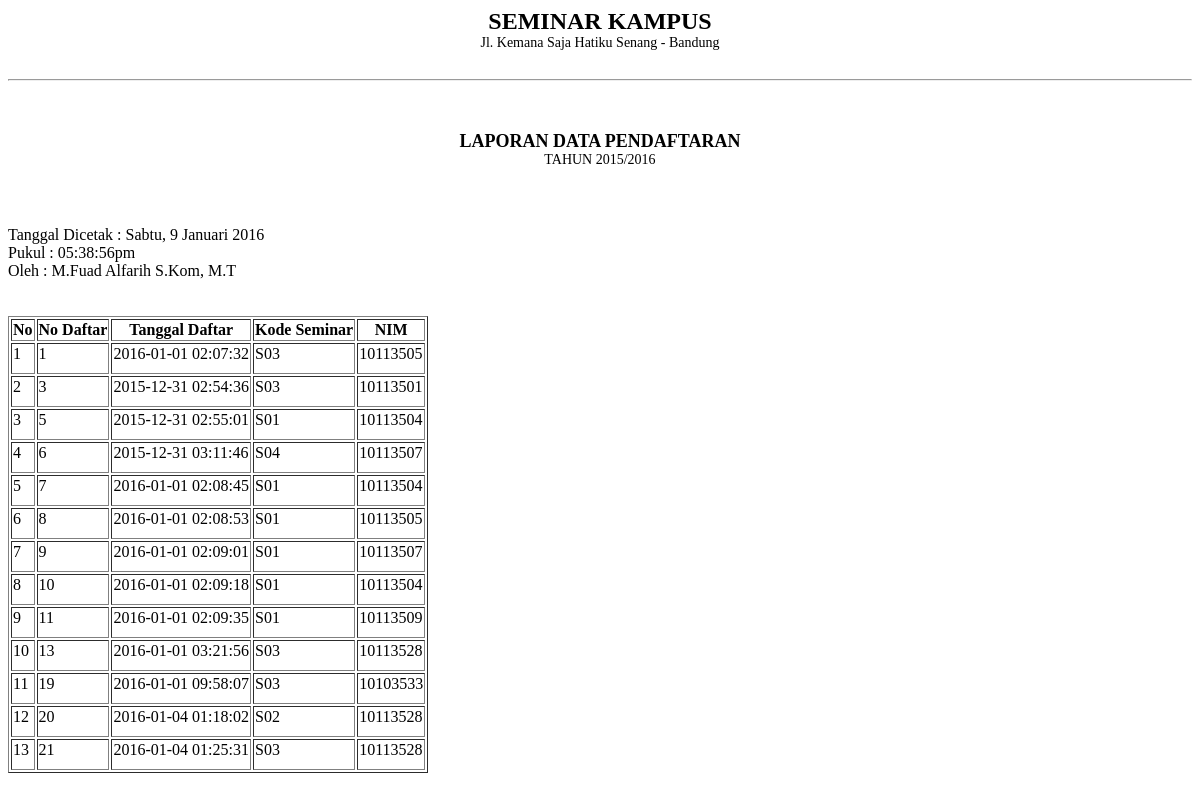
/admin/module_pendaftaran/table_pendaftaran.php, run on the app's committed database.
### tables this page shows
CREATE TABLE `pendaftaran` (
  `no_daftar` int(11) NOT NULL AUTO_INCREMENT,
  `tanggal_daftar` datetime NOT NULL,
  `kode_seminar` char(8) NOT NULL,
  `nim` char(8) NOT NULL,
  PRIMARY KEY (`no_daftar`),
  KEY `kode_seminar` (`kode_seminar`),
  KEY `nim` (`nim`) USING BTREE,
  CONSTRAINT `pendaftaran_ibfk_1` FOREIGN KEY (`kode_seminar`) REFERENCES `seminar` (`kode_seminar`),
  CONSTRAINT `pendaftaran_ibfk_2` FOREIGN KEY (`nim`) REFERENCES `mahasiswa` (`nim`)
);

### admin/module_pendaftaran/table_pendaftaran.php (the view, shortened to what this page needs)
<?php
$array_hari = array(1=>"Senin","Selasa","Rabu","Kamis","Jumat", "Sabtu","Minggu");
$hari = $array_hari[date("N")];
$tanggal = date ("j");
$array_bulan = array(1=>"Januari","Februari","Maret", "April", "Mei", "Juni","Juli","Agustus","September","Oktober", "November","Desember");
$bulan = $array_bulan[date("n")];
$tahun = date("Y");
echo '
<div class="title">SEMINAR KAMPUS</div>
          <div class="stat">Jl. Kemana Saja Hatiku Senang - Bandung</div>
          <hr size="2">
          <div class="sub-title">LAPORAN DATA PENDAFTARAN</div>
          <div class="sub-stat">TAHUN 2015/2016</div>
          <br>
          Tanggal Dicetak : '.$hari . ", ".$tanggal." ".$bulan." ".$tahun.'
          <br>
          Pukul : '.date("h:i:sa").'
          <br>
          Oleh : M.Fuad Alfarih S.Kom, M.T
            <br>
'
?>
<table border="1">
        <tr>
          <th>No</th>
          <th>No Daftar</th>
          <th>Tanggal Daftar</th>
          <th>Kode Seminar</th>
          <th>NIM</th>
        </tr>
      <tbody border="1">
<?php
  $tampil_seminar = mysql_query("SELECT * FROM pendaftaran ORDER BY no_daftar");
    $no=1;
    while ($tampil=mysql_fetch_array($tampil_seminar)){
       echo "<tr><td>$no</td>
       <td>$tampil[no_daftar]</td>
       <td>$tampil[tanggal_daftar]</td>
             <td >$tampil[kode_seminar]</td>
             <td>$tampil[nim]</td>
            </tr>
             ";
        $no++;
    }
  echo "
        </tbody>
        </table>
        </div>";
?>

### admin/module_pendaftaran/table_pendaftaran.php (style rules this page uses)
.title { font-size: 24px; font-weight: bold; margin-bottom: 0px; text-align: center; }
.stat { font-size: 14px; padding-bottom: 20px; text-align: center; }
.sub-title { font-size: 18px; font-weight: bold; text-align: center; margin-top: 50px; }
.sub-stat { text-align: center; margin-bottom: 40px; font-size: 14px; font-weight: 100; }
td { padding-bottom: 10px; }

### data on the page
pendaftaran: no_daftar "1", tanggal_daftar "2016-01-01 02:07:32", kode_seminar "S03", nim "10113505"
pendaftaran: no_daftar "3", tanggal_daftar "2015-12-31 02:54:36", kode_seminar "S03", nim "10113501"
pendaftaran: no_daftar "5", tanggal_daftar "2015-12-31 02:55:01", kode_seminar "S01", nim "10113504"
pendaftaran: no_daftar "6", tanggal_daftar "2015-12-31 03:11:46", kode_seminar "S04", nim "10113507"
pendaftaran: no_daftar "7", tanggal_daftar "2016-01-01 02:08:45", kode_seminar "S01", nim "10113504"
pendaftaran: no_daftar "8", tanggal_daftar "2016-01-01 02:08:53", kode_seminar "S01", nim "10113505"
pendaftaran: no_daftar "9", tanggal_daftar "2016-01-01 02:09:01", kode_seminar "S01", nim "10113507"
pendaftaran: no_daftar "10", tanggal_daftar "2016-01-01 02:09:18", kode_seminar "S01", nim "10113504"
pendaftaran: no_daftar "11", tanggal_daftar "2016-01-01 02:09:35", kode_seminar "S01", nim "10113509"
pendaftaran: no_daftar "13", tanggal_daftar "2016-01-01 03:21:56", kode_seminar "S03", nim "10113528"
pendaftaran: no_daftar "19", tanggal_daftar "2016-01-01 09:58:07", kode_seminar "S03", nim "10103533"
pendaftaran: no_daftar "20", tanggal_daftar "2016-01-04 01:18:02", kode_seminar "S02", nim "10113528"
pendaftaran: no_daftar "21", tanggal_daftar "2016-01-04 01:25:31", kode_seminar "S03", nim "10113528"

### other printed values
$tanggal "9"
